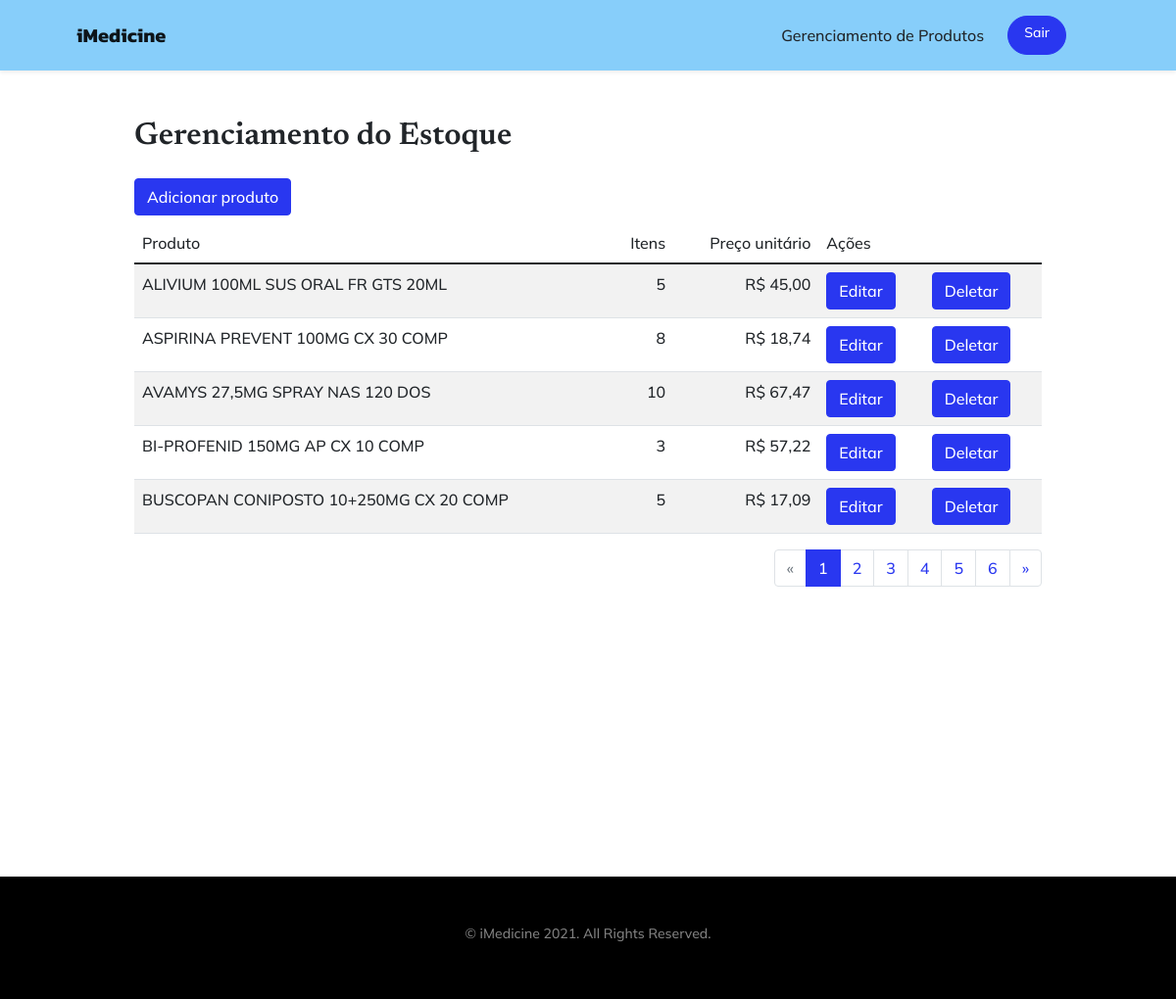
/farmacia (signed in), run on the app's committed database.
### tables this page shows
CREATE TABLE estoque (id INTEGER PRIMARY KEY AUTOINCREMENT, produto TEXT NOT NULL, preco REAL NOT NULL, qtd INTEGER NOT NULL, farmacia_id INTEGER NOT NULL, prescricao BOOLEAN DEFAULT (0));

### flask_app.py (the view)
@app.route('/farmacia', methods=['GET', 'POST'])
@app.route('/farmacia/<int:offset>', methods=['GET', 'POST'])
def farmacia(offset=0):
    if is_logged_out_farm():
        return redirect(url_for('login'))
    page = request.args.get('page', type=int, default=1)
    per_page = 5
    offset = (page - 1) * per_page
    farmacia = getFarmacia()
    farmacia_id = farmacia['id']
    query = f"""SELECT e.* FROM estoque As e
                WHERE farmacia_id = {farmacia_id}
                ORDER BY UPPER(e.produto) LIMIT {per_page} OFFSET {offset}"""
    conn = get_db_connection()
    estoque = conn.execute(query).fetchall()
    count = conn.execute(f"""SELECT COUNT(*) AS total FROM estoque
                         WHERE farmacia_id = {farmacia_id}""").fetchone()
    conn.close()
    pagination = Pagination(page=page, per_page=per_page,
                            total=count['total'], css_framework='bootstrap5')
    return render_template('farmacia.html', estoque=estoque, pagination=pagination)

### utils.py (called while the page is built)
def get_db_connection():
    conn = sqlite3.connect(os.path.dirname(__file__)+'/database.db')
    conn.row_factory = sqlite3.Row
    return conn

def getFarmacia():
    conn = get_db_connection()
    farmacia = conn.execute(
        "SELECT * FROM farmacia WHERE email='"+session['email_farm']+"'").fetchone()
    conn.close()
    return farmacia

def carrinho_itens():
    if 'pedidos' in session:
        pedidos = session['pedidos']
        return len(pedidos)
    else:
        return 0

def is_logged_out():
    return 'email' not in session

def is_logged_out_farm():
    return 'email_farm' not in session

def number2real(n):
    return f'{n:.2f}'.replace('.', ',')

### templates/farmacia.html (shortened to what this page needs)
{% extends "layout.html" %}
{% block content %}
<section>
    <div class="container mt-3" style="padding-bottom: 200px;" ;>
        <div class="row justify-content-center">
            <div class="col-md-10">
                <h2 class="mb-4 mt-4">Gerenciamento do Estoque</h2>
                <a class="btn btn-primary btn-block" href="/estoque/add">Adicionar produto</a><br />
                <table class="table table-striped mt-2">
                    <thead>
                        <td>Produto</td>
                        <td style="text-align: right !important;">Itens</td>
                        <td style="text-align: right !important;">Preço unitário</td>
                        <td>Ações</td>
                        <td></td>
                    </thead>
                    {% if estoque %}
                    {% for item in estoque %}
                    <tr>
                        <td>
                            {{ item['produto'] }}
                        </td>
                        <td style="text-align: right !important;">
                            {{ item['qtd'] }}
                        </td>
                        <td style="text-align: right !important;">
                            R$ {{ number2real(item['preco']) }}
                        </td>
                        <td>
                            <a class="btn btn-primary btn-block" href="/estoque/edit/{{ item['id'] }}">Editar</a><br />
                        </td>
                        <td>
                            <a class="btn btn-primary btn-block"
                                href="/estoque/delete/{{ item['id'] }}">Deletar</a><br />
                        </td>
                    </tr>
                    {% endfor %}
                    {% endif %}
                </table>
                <div class="d-flex justify-content-end">{{ pagination.links }}</div>
            </div>
        </div>
    </div>
</section>
{% endblock %}

### templates/layout.html (shortened to what this page needs)
{% from "macros.html" import flashed_messages with context %}
<!DOCTYPE html>
<html lang="en">
<head>
    <link href="/static/styles.css" rel="stylesheet" />
</head>
<body id="page-top">
    <nav class="navbar navbar-expand-lg navbar-light fixed-top shadow-sm" id="mainNav"
        style="background-color:lightskyblue">
        <div class="container px-5">
            <a class="navbar-brand fw-bold" href="/">iMedicine</a>
            <div class="collapse navbar-collapse" id="navbarResponsive">
                <ul class="navbar-nav ms-auto me-4 my-3 my-lg-0">
                    {% if not is_logged_out_farm() %}
                    <li class="nav-item"><a class="nav-link me-lg-3" href="/farmacia">Gerenciamento de Produtos</a>
                    </li>
                    {% endif %}
                    {% if is_logged_out() and is_logged_out_farm() %}
                    <a class="btn btn-primary rounded-pill px-3 mb-2 mb-lg-0" style="margin-right: 10px;" href="/login">
                        <span class="d-flex align-items-center">
                            <span class="small">Entrar</span>
                        </span>
                    </a>
                    {% else %}
                    <a class="btn btn-primary rounded-pill px-3 mb-2 mb-lg-0" style="margin-right: 10px;"
                        href="/logout">
                        <span class="d-flex align-items-center">
                            <span class="small">Sair</span>
                        </span>
                    </a>
                    {% endif %}
            </div>
        </div>
    </nav>
    {% block content %}{% endblock %}
    <footer class="bg-black text-center py-5">
        <div class="container px-5">
            <div class="text-white-50 small">
                <div class="mb-2">&copy; iMedicine 2021. All Rights Reserved.</div>
            </div>
        </div>
    </footer>
</body>
</html>

### data on the page
estoque: produto "ALIVIUM 100ML SUS ORAL FR GTS 20ML", qtd "5", preco "45,00"
estoque: produto "ASPIRINA PREVENT 100MG CX 30 COMP", qtd "8", preco "18,74"
estoque: produto "AVAMYS 27,5MG SPRAY NAS 120 DOS", qtd "10", preco "67,47"
estoque: produto "BI-PROFENID 150MG AP CX 10 COMP", qtd "3", preco "57,22"
estoque: produto "BUSCOPAN CONIPOSTO 10+250MG CX 20 COMP", qtd "5", preco "17,09"

### other printed values
{{ pagination.links }} "« 1 2 3 4 5 6 »"
